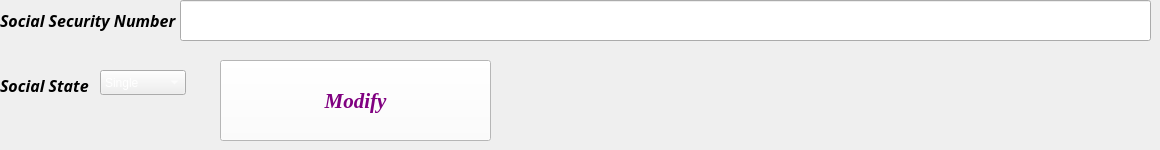
       <widget class="QWidget" name="tab_2">
        <attribute name="title">
         <string>Modify</string>
        </attribute>
        <widget class="QLabel" name="ssn_Modify">
         <property name="geometry">
          <rect>
           <x>0</x>
           <y>0</y>
           <width>181</width>
           <height>41</height>
          </rect>
         </property>
         <property name="font">
          <font>
           <family>Bodoni MT</family>
           <pointsize>12</pointsize>
           <weight>75</weight>
           <italic>true</italic>
           <bold>true</bold>
          </font>
         </property>
         <property name="text">
          <string>Social Security Number</string>
         </property>
        </widget>
        <widget class="QLineEdit" name="social_security_number_modify">
         <property name="geometry">
          <rect>
           <x>180</x>
           <y>0</y>
           <width>971</width>
           <height>41</height>
          </rect>
         </property>
         <property name="styleSheet">
          <string notr="true">color:white;</string>
         </property>
        </widget>
        <widget class="QLabel" name="social_state_modify_2">
         <property name="geometry">
          <rect>
           <x>0</x>
           <y>70</y>
           <width>91</width>
           <height>31</height>
          </rect>
         </property>
         <property name="font">
          <font>
           <family>Bodoni MT</family>
           <pointsize>12</pointsize>
           <weight>75</weight>
           <italic>true</italic>
           <bold>true</bold>
          </font>
         </property>
         <property name="text">
          <string>Social State :-</string>
         </property>
        </widget>
        <widget class="QComboBox" name="social_state_modify">
         <property name="geometry">
          <rect>
           <x>100</x>
           <y>70</y>
           <width>86</width>
           <height>25</height>
          </rect>
         </property>
         <property name="styleSheet">
          <string notr="true">color:white;</string>
         </property>
         <item>
          <property name="text">
           <string>Single</string>
          </property>
         </item>
         <item>
          <property name="text">
           <string>Married</string>
          </property>
         </item>
        </widget>
        <widget class="QPushButton" name="modify_button">
         <property name="geometry">
          <rect>
           <x>220</x>
           <y>60</y>
           <width>271</width>
           <height>81</height>
          </rect>
         </property>
         <property name="font">
          <font>
           <family>Times New Roman</family>
           <pointsize>16</pointsize>
           <weight>75</weight>
           <italic>true</italic>
           <bold>true</bold>
          </font>
         </property>
         <property name="styleSheet">
          <string notr="true">color:purple;
background-color:white;</string>
         </property>
         <property name="text">
          <string>Modify</string>
         </property>
        </widget>
       </widget>
